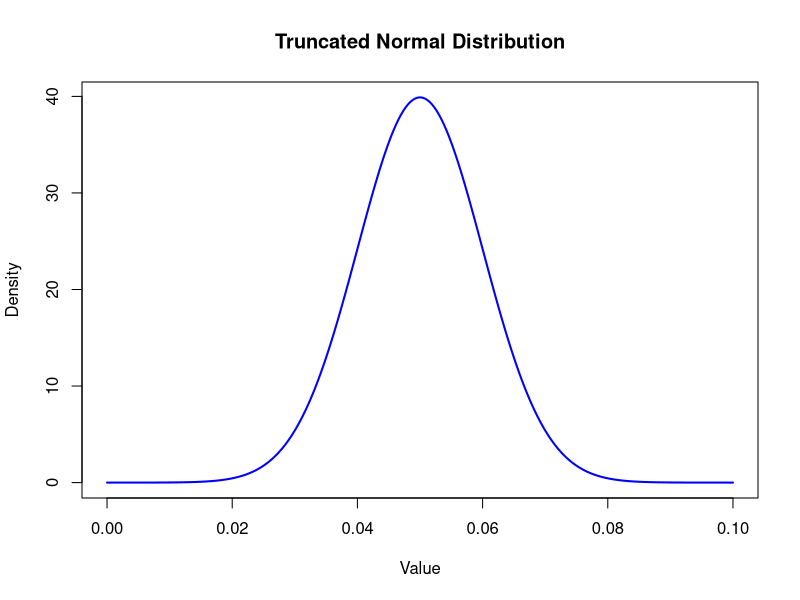

Recreate this plot in R.

# Plot a truncated normal distribution

# Parameters
mean = 0.05
sd = 0.01
a = 0.0
b = 0.1

# Support
x = seq(a,b,length=1000)

# Compute the truncated normal PDF
pdfValues <- dnorm(x, mean = mean, sd = sd) / 
  (pnorm(b, mean = mean, sd = sd) - pnorm(a, mean = mean, sd = sd))

# Plot the exact density function
plot(x, pdfValues, type = "l", col = "blue", lwd = 2, 
     main = "Truncated Normal Distribution",
     xlab = "Value", ylab = "Density")